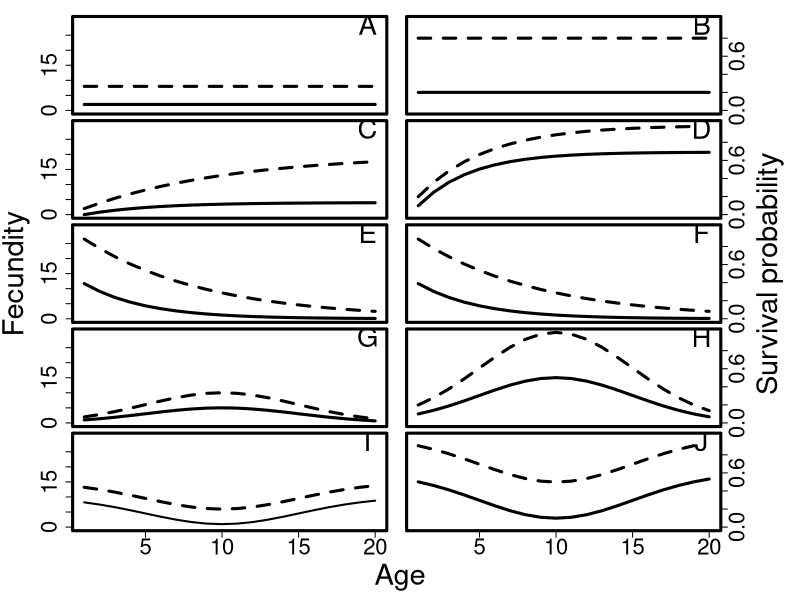

The R source for this figure:
## ---- chunk 1
# Low fecundities and survival probabilities:
constantF.Pr.lo <- function(age) rep(2,length(age)); # Fecundity at age
constantP.Pr.lo <- function(age) rep(0.2,length(age)); # Probability of survival age
constantP.Cu.lo <- function(age){ # Cumulative probability of surviving to age.
	all    <- 1:max(age);
	ret    <- rep(0,length(all));
	tot    <- 1; # Probability of being at age zero (must be one, starting point).
	for(i in 1:length(all)){
		ret[i] <- tot * constantP.Pr.lo(i);
		tot    <- ret[i];
	}
	return(ret[age]);
}
# High fecundities and survival probabilities:
constantF.Pr.hi <- function(age) rep(8,length(age)); # Fecundity at age
constantP.Pr.hi <- function(age) rep(0.8,length(age)); # Probability of survival age
constantP.Cu.hi <- function(age){ # Cumulative probability of surviving to age.
	all    <- 1:max(age);
	ret    <- rep(0,length(all));
	tot    <- 1; # Probability of being at age zero (must be one, starting point).
	for(i in 1:length(all)){
		ret[i] <- tot * constantP.Pr.hi(i);
		tot    <- ret[i];
	}
	return(ret[age]);
}
## ---- chunk 2
# Low fecundities and survival probabilities:
exponeupF.Pr.lo <- function(age){
	ret <- rep(0,length(age));
	tot <- 0;	
	for(i in 1:length(age)){
		ret[i] <- 1 * sum(1/((5/4)^((1:i)-1))) - 1;
	}
	return(ret);
}
exponeupP.Pr.lo <- function(age) {
	ret <- rep(0,length(age));
	tot <- 0;
	for(i in 1:length(age)){
		ret[i] <- (198/1000) * sum(1/((4/3)^((1:age[i])-1))) - 0.1;
	}
	return(ret);
}
exponeupP.Cu.lo <- function(age){
	all <- 1:max(age);
	ret <- rep(0,length(all));
	tot <- 1;	
	for(i in 1:length(all)){
		ret[i] <- tot * exponeupP.Pr.lo(i);
		tot    <- ret[i];
	}
	return(ret[age]);
}
# High fecundities and survival probabilities:
exponeupF.Pr.hi <- function(age){
	ret <- rep(0,length(age));
	tot <- 0;	
	for(i in 1:length(age)){
		ret[i] <- 2 * sum(1/((10/9)^((1:i)-1)))
	}
	return(ret);
}

exponeupP.Pr.hi <- function(age) {
	ret <- rep(0,length(age));
	tot <- 0;
	for(i in 1:length(age)){
		ret[i] <- (198/1000) * sum(1/((5/4)^((1:age[i])-1)))
	}
	return(ret);
}

exponeupP.Cu.hi <- function(age){
	all <- 1:max(age);
	ret <- rep(0,length(all));
	tot <- 1;	
	for(i in 1:length(all)){
		ret[i] <- tot * exponeupP.Pr.hi(i);
		tot    <- ret[i];
	}
	return(ret[age]);
}
## ---- chunk 3
# Low fecundities and survival probabilities:
exponednF.Pr.lo <- function(age){
	ret <- rep(0,length(age));
	for(i in 1:length(age)){
		ret[i] <- (15) * exp(-(10/40)*age[i]);
	}
	return(ret);
}
exponednP.Pr.lo <- function(age){
	ret <- rep(0,length(age));
	for(i in 1:length(age)){
		ret[i] <- (0.5) * exp(-(10/40)*age[i]);
	}
	return(ret);
}
exponednP.Cu.lo <- function(age){
	all <- 1:max(age);
	ret <- rep(0,length(all));
	tot <- 1;	
	for(i in 1:length(all)){
		ret[i] <- tot * exponednP.Pr.lo(i);
		tot    <- ret[i];
	}
	return(ret[age]);
}
# High fecundities and survival probabilities:
exponednF.Pr.hi <- function(age){
	ret <- rep(0,length(age));
	for(i in 1:length(age)){
		ret[i] <- (30) * exp(-(5/40)*age[i]);
	}
	return(ret);
}
exponednP.Pr.hi <- function(age){
	ret <- rep(0,length(age));
	for(i in 1:length(age)){
		ret[i] <- (1) * exp(-(5/40)*age[i]);
	}
	return(ret);
}
exponednP.Cu.hi <- function(age){
	all <- 1:max(age);
	ret <- rep(0,length(all));
	tot <- 1;	
	for(i in 1:length(all)){
		ret[i] <- tot * exponednP.Pr.hi(i);
		tot    <- ret[i];
	}
	return(ret[age]);
}

## ---- chunk 4
# Low fecundities and survival probabilities:
humpedshF.Pr.lo <- function(age,sd=5) 10 * (1/sd*sqrt(2*pi))*exp(-1*((age - 10)^2/(2*sd*sd)));
humpedshP.Pr.lo <- function(age,sd=5) (1/sd*sqrt(2*pi))*exp(-1*((age - 10)^2/(2*sd*sd)));
humpedshP.Cu.lo <- function(age,sd=5){
	all <- 1:max(age);
	ret <- rep(0,length(all));
	tot <- 1;	
	for(i in 1:length(all)){
		ret[i] <- tot * humpedshP.Pr.lo(i,sd);
		tot    <- ret[i];
	}
	return(ret[age]);
}
# High fecundities and survival probabilities:
humpedshF.Pr.hi <- function(age,sd=5) 20 * (1/sd*sqrt(2*pi))*exp(-1*((age - 10)^2/(2*sd*sd)));
humpedshP.Pr.hi <- function(age,sd=5) 2 * (1/sd*sqrt(2*pi))*exp(-1*((age - 10)^2/(2*sd*sd)));
humpedshP.Cu.hi <- function(age,sd=5){
	all <- 1:max(age);
	ret <- rep(0,length(all));
	tot <- 1;	
	for(i in 1:length(all)){
		ret[i] <- tot * humpedshP.Pr.hi(i,sd);
		tot    <- ret[i];
	}
	return(ret[age]);
}
## ---- chunk 5
# Low fecundities and survival probabilities:
UshF.Pr.lo <- function(age,sd=5) 10 - 18*(1/sd*sqrt(2*pi))*exp(-1*((age - 10)^2/(2*sd*sd)));
UshP.Pr.lo <- function(age,sd=5) 0.6 - (1/sd*sqrt(2*pi))*exp(-1*((age - 10)^2/(2*sd*sd)));
UshP.Cu.lo <- function(age,sd=5){
	all <- 1:max(age);
	ret <- rep(0,length(all));
	tot <- 1;	
	for(i in 1:length(all)){
		ret[i] <- tot * UshP.Pr.lo(i,sd);
		tot    <- ret[i];
	}
	return(ret[age]);
}
# High fecundities and survival probabilities:
UshF.Pr.hi <- function(age,sd=5) 15 - 18*(1/sd*sqrt(2*pi))*exp(-1*((age - 10)^2/(2*sd*sd)));
UshP.Pr.hi <- function(age,sd=5) 1 - (1/sd*sqrt(2*pi))*exp(-1*((age - 10)^2/(2*sd*sd)));
UshP.Cu.hi <- function(age,sd=5){
	all <- 1:max(age);
	ret <- rep(0,length(all));
	tot <- 1;	
	for(i in 1:length(all)){
		ret[i] <- tot * UshP.Pr.hi(i,sd);
		tot    <- ret[i];
	}
	return(ret[age]);
}
## ---- chunk 6
lhs <- function(Dmx, DRV0, mx, RV0, RVx){
	ti <- Dmx + (DRV0 * (mx + Dmx)) / (2 + RV0);
	if(ti > RVx){
		return(1);
	}else{
		return(0);
	}
}
## ---- chunk 7
TIspace <- function(FecFun,SurFun,yr=20,yF=1,yR=1){
	resvals <- rep(x=0, times=yr+1);
	termi   <- 1000;
	for(i in 1:(yr+1)){
		resvals[i] <- sum((SurFun(i:termi)/SurFun(i))*FecFun(i:termi));
	}
	Fpar  <- seq(from=0, to=yF, length.out=100);
	Rpar  <- seq(from=0, to=yR, length.out=100);
	Space <- array(data=0,dim=c(100,100,yr));
	for(age in 1:dim(Space)[3]){
		for(i in 1:dim(Space)[1]){
			for(j in 1:dim(Space)[2]){
				CHECK <- lhs( Dmx  =  Fpar[i] * FecFun(i),   # TI in fecundity 
						      DRV0 =  Rpar[j],                   # TI in RV of offspring
						      mx   =  FecFun(age),               # Age fecundity
						      RV0  =  resvals[1],                # Offspring RV 
						      RVx  =  resvals[age+1]             # RV at age x
						);			
				Space[i,j,age] <- CHECK;
			}
		}
	}
	return(Space);
}
## ---- chunk 8
Ffun  <- list(constantF.Pr.lo, constantF.Pr.hi, exponeupF.Pr.lo, exponeupF.Pr.hi,
              exponednF.Pr.lo, exponednF.Pr.hi, humpedshF.Pr.lo, humpedshF.Pr.hi,
              UshF.Pr.lo, UshF.Pr.hi);
Sfun  <- list(constantP.Cu.lo, constantP.Cu.hi, exponeupP.Cu.lo, exponeupP.Cu.hi,
              exponednP.Cu.lo, exponednP.Cu.hi, humpedshP.Cu.lo, humpedshP.Cu.hi,
              UshP.Cu.lo, UshP.Cu.hi);
Ffunl <-    c("constantF.Pr.lo", "constantF.Pr.hi", "exponeupF.Pr.lo", "exponeupF.Pr.hi",
              "exponednF.Pr.lo", "exponednF.Pr.hi", "humpedshF.Pr.lo", "humpedshF.Pr.hi",
              "UshF.Pr.lo", "UshF.Pr.hi");
Sfunl <-    c("constantP.Cu.lo", "constantP.Cu.hi", "exponeupP.Cu.lo", "exponeupP.Cu.hi",
              "exponednP.Cu.lo", "exponednP.Cu.hi", "humpedshP.Cu.lo", "humpedshP.Cu.hi",
              "UshP.Cu.lo", "UshP.Cu.hi");
## ---- chunk 9
rmat <- NULL;
for(i in 1:length(Ffun)){ 
  for(j in 1:length(Sfun)){
    chk  <- TIspace(FecFun=Ffun[[i]], SurFun=Sfun[[j]]);
    tot  <- sum(chk) / length(chk);
    res  <- c(Ffunl[i], Sfunl[j], tot);
    rmat <- rbind(rmat,res);
  }
}
colnames(rmat) <- c("Fecundity", "Survival", "TI sum");
#ord  <- order(x=as.numeric(rmat[,3]),decreasing=TRUE);
#print(rmat[ord,]);
print(rmat);
## ---- chunk 10
x <- 1:20;
# ---------------------------------------------------
y <- constantF.Pr.lo(x);
par(mfrow=c(5,2),mar=c(0.25,0.5,0.25,1),lwd=3,oma=c(5,5,1,5));
plot(x=x,y=y,type="l",xlab="",ylab="",lwd=3,ylim=c(0,30),cex.lab=2,yaxt="n",xaxt="n");
axis(side=2,at=c(0,5,10,15,20,25),cex.axis=2);
y <- constantF.Pr.hi(x);
points(x=x,y=y,type="l",lwd=3,lty="dashed");
y <- constantP.Pr.lo(x);
text(x=19.5,y=28.5,labels="A",cex=2.5);
plot(x=x,y=y,type="l",xlab="",ylab="",lwd=3,ylim=c(0,1),cex.lab=2,yaxt="n",xaxt="n");
axis(side=4,at=c(0,0.2,0.4,0.6,0.8),cex.axis=2);
y <- constantP.Pr.hi(x);
points(x=x,y=y,type="l",lwd=3,lty="dashed");
text(x=19.5,y=28.5/30,labels="B",cex=2.5);
# ---------------------------------------------------
y <- exponeupF.Pr.lo(x);
plot(x=x,y=y,type="l",xlab="",ylab="",lwd=3,ylim=c(0,30),cex.lab=2,yaxt="n",xaxt="n");
axis(side=2,at=c(0,5,10,15,20,25),cex.axis=2);
y <- exponeupF.Pr.hi(x);
points(x=x,y=y,type="l",lwd=3,lty="dashed");
y <- exponeupP.Pr.lo(x);
text(x=19.5,y=28.5,labels="C",cex=2.5);
plot(x=x,y=y,type="l",xlab="",ylab="",lwd=3,ylim=c(0,1),cex.lab=2,yaxt="n",xaxt="n");
axis(side=4,at=c(0,0.2,0.4,0.6,0.8),cex.axis=2);
y <- exponeupP.Pr.hi(1:19);
points(x=1:19,y=y,type="l",lwd=3,lty="dashed");
text(x=19.5,y=28.5/30,labels="D",cex=2.5);
# ---------------------------------------------------
y <- exponednF.Pr.lo(x);
plot(x=x,y=y,type="l",xlab="",ylab="",lwd=3,ylim=c(0,30),cex.lab=2,yaxt="n",xaxt="n");
axis(side=2,at=c(0,5,10,15,20,25),cex.axis=2);
y <- exponednF.Pr.hi(x);
points(x=x,y=y,type="l",lwd=3,lty="dashed");
y <- exponednP.Pr.lo(x);
text(x=19.5,y=28.5,labels="E",cex=2.5);
plot(x=x,y=y,type="l",xlab="",ylab="",lwd=3,ylim=c(0,1),cex.lab=2,yaxt="n",xaxt="n");
axis(side=4,at=c(0,0.2,0.4,0.6,0.8),cex.axis=2);
y <- exponednP.Pr.hi(x);
points(x=x,y=y,type="l",lwd=3,lty="dashed");
text(x=19.5,y=28.5/30,labels="F",cex=2.5);
# ---------------------------------------------------
y <- humpedshF.Pr.lo(x);
plot(x=x,y=y,type="l",xlab="",ylab="",lwd=3,ylim=c(0,30),cex.lab=2,yaxt="n",xaxt="n");
axis(side=2,at=c(0,5,10,15,20,25),cex.axis=2);
y <- humpedshF.Pr.hi(x);
points(x=x,y=y,type="l",lwd=3,lty="dashed");
y <- humpedshP.Pr.lo(x);
text(x=19.5,y=28.5,labels="G",cex=2.5);
plot(x=x,y=y,type="l",xlab="",ylab="",lwd=3,ylim=c(0,1),cex.lab=2,yaxt="n",xaxt="n");
axis(side=4,at=c(0,0.2,0.4,0.6,0.8),cex.axis=2);
y <- humpedshP.Pr.hi(x);
points(x=x,y=y,type="l",lwd=3,lty="dashed");
text(x=19.5,y=28.5/30,labels="H",cex=2.5);
# ---------------------------------------------------
y <- UshF.Pr.lo(x);
plot(x=x,y=y,type="l",xlab="",ylab="",lwd=2,ylim=c(0,30),cex.lab=2,yaxt="n",xaxt="n");
axis(side=2,at=c(0,5,10,15,20,25),cex.axis=2);
axis(side=1,at=c(0,5,10,15,20),cex.axis=2);
y <- UshF.Pr.hi(x);
points(x=x,y=y,type="l",lwd=3,lty="dashed");
y <- UshP.Pr.lo(x);
text(x=19.5,y=28.5,labels="I",cex=2.5);
plot(x=x,y=y,type="l",xlab="",ylab="",lwd=3,ylim=c(0,1),cex.lab=2,yaxt="n",xaxt="n");
axis(side=4,at=c(0,0.2,0.4,0.6,0.8),cex.axis=2);
y <- UshP.Pr.hi(1:19);
points(x=1:19,y=y,type="l",lwd=3,lty="dashed");
text(x=19.5,y=28.5/30,labels="J",cex=2.5);
axis(side=1,at=c(0,5,10,15,20),cex.axis=2);

mtext(expression(paste("Age")),
	outer=TRUE,side=1,line=3.5,cex=1.75);

mtext(expression(paste("Fecundity")),
	outer=TRUE,side=2,line=2.5,cex=1.75);

mtext(expression(paste("Survival probability")),
	outer=TRUE,side=4,line=3,cex=1.75);

